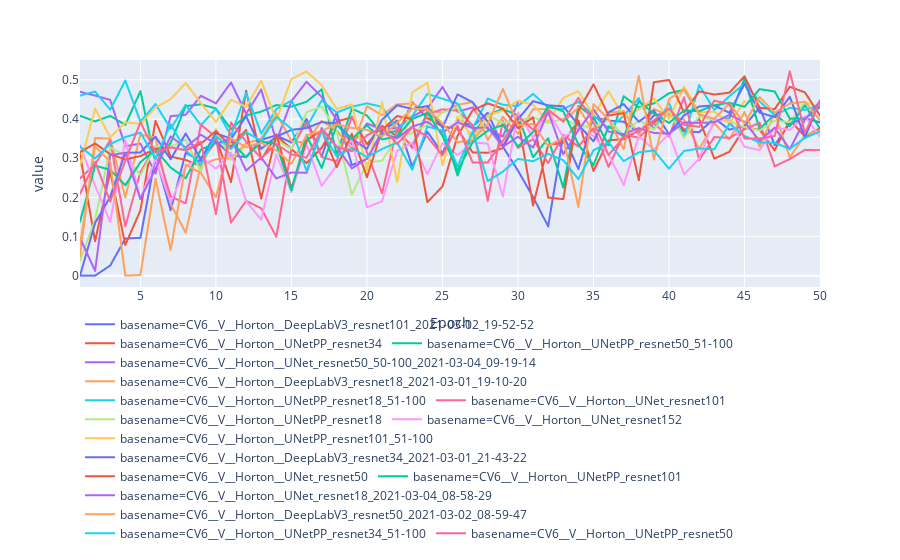

Write notebook code for a chart like this one.
### Markdown cell above
#### Validation data

### Code cell
#px.line(df_melt, x='Epoch' , y='value' , color='basename', line_group='type')
p = px.line(df_val_melt, x='Epoch' , y='value' , color='basename', line_group='architecture')
p.update_layout(legend_orientation='h', )
